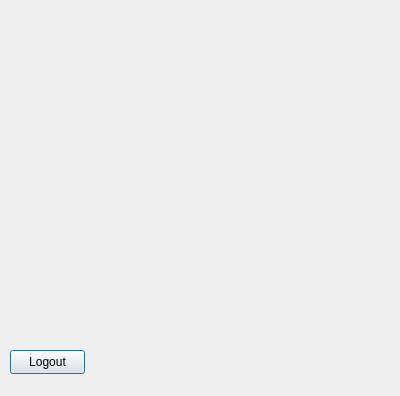
<?xml version="1.0" encoding="UTF-8"?>
<ui version="4.0">
 <class>WelcomeWindow</class>
 <widget class="QDialog" name="WelcomeWindow">
  <property name="geometry">
   <rect>
    <x>0</x>
    <y>0</y>
    <width>400</width>
    <height>396</height>
   </rect>
  </property>
  <property name="windowTitle">
   <string>Dialog</string>
  </property>
  <widget class="QLabel" name="adminhello">
   <property name="geometry">
    <rect>
     <x>120</x>
     <y>5</y>
     <width>111</width>
     <height>31</height>
    </rect>
   </property>
   <property name="text">
    <string/>
   </property>
  </widget>
  <widget class="QLabel" name="imagelabel">
   <property name="geometry">
    <rect>
     <x>-10</x>
     <y>-10</y>
     <width>401</width>
     <height>371</height>
    </rect>
   </property>
   <property name="text">
    <string/>
   </property>
  </widget>
  <widget class="QPushButton" name="logoutpushButton">
   <property name="geometry">
    <rect>
     <x>10</x>
     <y>350</y>
     <width>75</width>
     <height>24</height>
    </rect>
   </property>
   <property name="text">
    <string>Logout</string>
   </property>
  </widget>
 </widget>
 <resources/>
 <connections/>
</ui>
